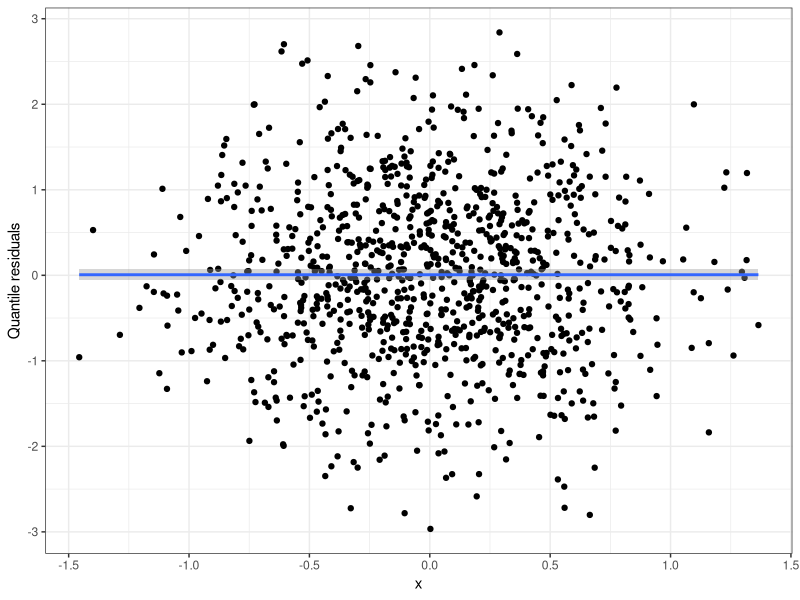
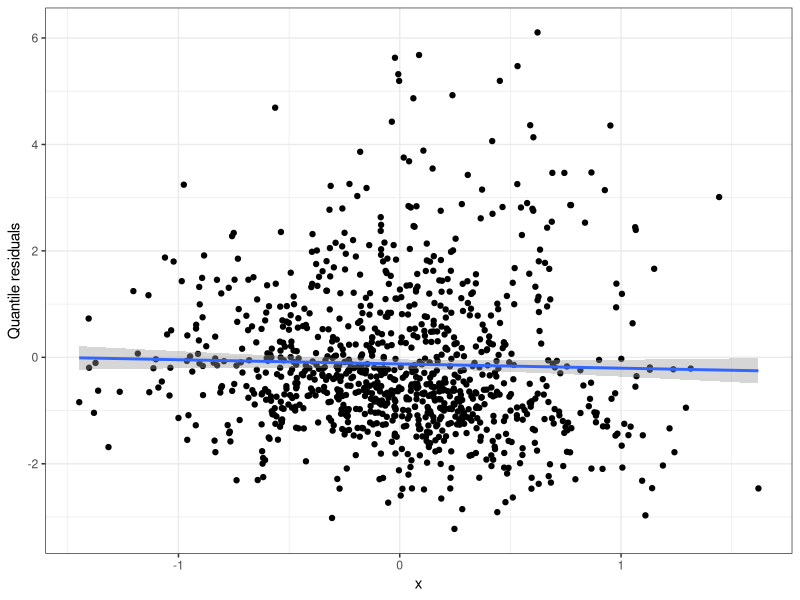
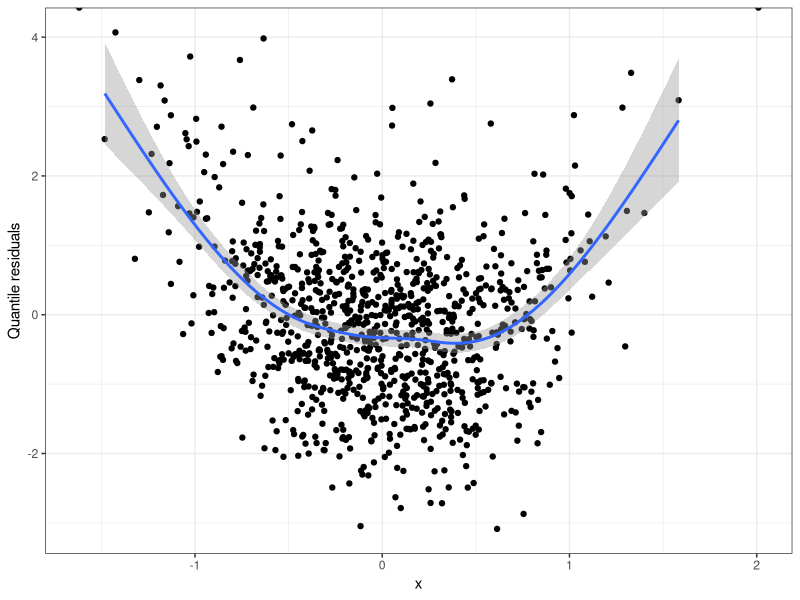

Reproduce these figures in R, in order.
## ---- chunk 1
library(statmod)
library(tidyverse)

n <- 1000
x <- rnorm(n, sd = 0.5)
y1 <- rpois(n, lambda = exp(x))

m1 <- glm(y1 ~ x, family = poisson)

data.frame(x = x, resids = qresid(m1)) |>
  ggplot(aes(x = x, y = resids)) +
  geom_point() +
  geom_smooth() +
  theme_bw() +
  labs(x = "x", y = "Quantile residuals") 
## ---- chunk 2
n <- 1000
x <- rnorm(n, sd = 0.5)
y2 <- rnbinom(n, size=0.5, mu=exp(x))

m2 <- glm(y2 ~ x, family = poisson)

data.frame(x = x, resids = qresid(m2)) |>
  ggplot(aes(x = x, y = resids)) +
  geom_point() +
  geom_smooth() +
  theme_bw() +
  labs(x = "x", y = "Quantile residuals") 
## ---- chunk 3
n <- 1000
x <- rnorm(n, sd = 0.5)
y1 <- rpois(n, lambda = exp(x^2))

m1 <- glm(y1 ~ x, family = poisson)

data.frame(x = x, resids = qresid(m1)) |>
  ggplot(aes(x = x, y = resids)) +
  geom_point() +
  geom_smooth() +
  theme_bw() +
  labs(x = "x", y = "Quantile residuals") 
